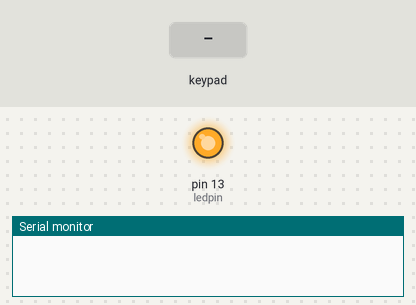
Bench run of a sketch on a simulated Arduino Uno, built with avr-gcc and run on an emulated ATmega328P. Parts: output pins drawn as LEDs (lit = HIGH), the last lines printed to the serial monitor. Dashed ring = blinking. The inputs (shaded band) are chosen by the test bench.

Above: at 1.2 s.
1.3 s: key '3' pressed
At 2.7 s:
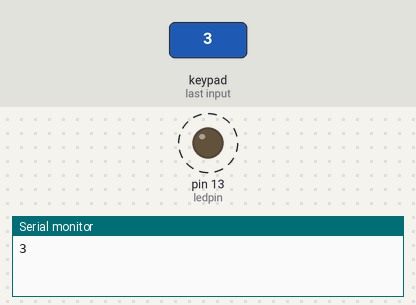
Timing chart, 0 to 10.3 s (numbered marks = the images above; inputs shaded):
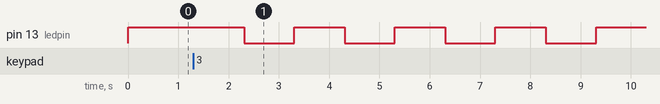

The sketch:

progetto.ino
```cpp
// ACCENDERE E SPEGNERE UN LED CON IL TASTO 1 E DUE

#include <Keypad.h>

const byte ROWS = 4; // quattro righe
const byte COLS = 4; // quattro colonne
// Definizione del Keymap
char keys[ROWS][COLS] = {
  {'1','2','3','A'},
  {'4','5','6','B'},
  {'7','8','9','C'},
  {'#','0','*','D'}
};
// Connessione Keypad ROW0, ROW1, ROW2 e ROW3 ai pin Arduino
byte rowPins[ROWS] = { 9,8,7,6};
// Connessione Kaypad COL0, COL1 e COL2 ai pin Arduino
byte colPins[COLS] = { 5,4,3,2 };

// Creazione del Keypad
Keypad kpd = Keypad( makeKeymap(keys), rowPins, colPins, ROWS, COLS );

#define ledpin 13

void setup()
{
  pinMode(ledpin,OUTPUT);
  digitalWrite(ledpin, HIGH);
  Serial.begin(9600);
}

void loop()
{
  char key = kpd.getKey();
  if(key)  // Controllo del tasto premuto
  Serial.println(key);
  {
    switch (key)
    {
      case '0':
        digitalWrite(ledpin, LOW);
        break;

      case '1':
        digitalWrite(ledpin, HIGH);
        break;

      case '2':
      for(int i=0; i<5; i++)
        {
        digitalWrite(ledpin, HIGH);
        delay(2000);
        digitalWrite(ledpin, LOW);
        delay(2000);
        }
        break;

      case '3':
      for(int i=0; i<10; i++)
        {
        digitalWrite(ledpin, HIGH);
        delay(1000);
        digitalWrite(ledpin, LOW);
        delay(1000);
        }
    }
  }
}
```

Measured:
- after the input at 1.3 s, pin 13 (ledpin): alternates HIGH for 1.0 s and LOW for 1.0 s, starting after 1.0 s
